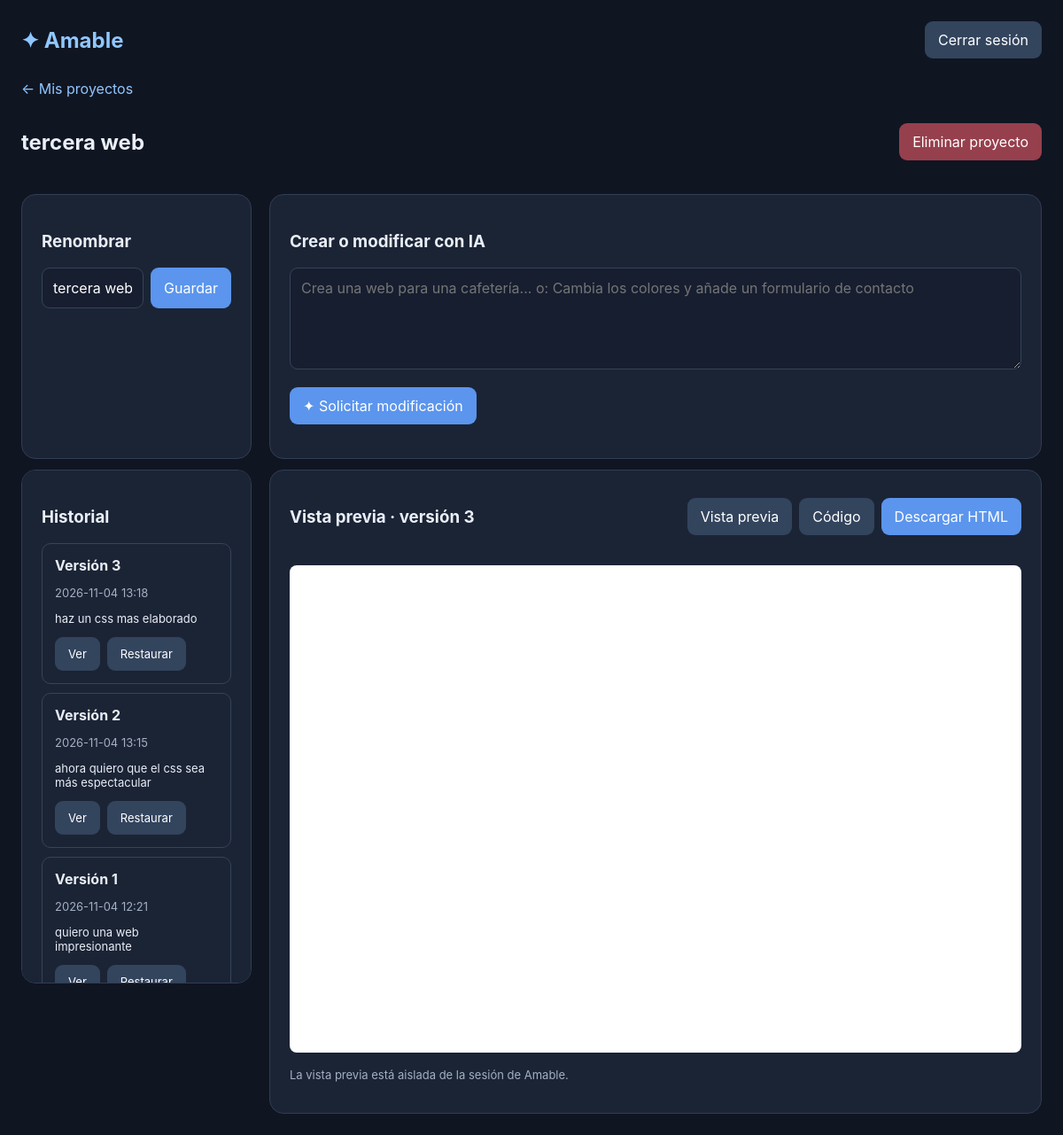
Page /proyectos/3 (signed in) on the committed database.
### tables this page shows
CREATE TABLE proyectos (id INTEGER PRIMARY KEY AUTOINCREMENT, usuario_id INTEGER NOT NULL REFERENCES usuarios(id), nombre TEXT NOT NULL, creado TEXT NOT NULL, actualizado TEXT NOT NULL);

CREATE TABLE versiones (id INTEGER PRIMARY KEY AUTOINCREMENT, proyecto_id INTEGER NOT NULL REFERENCES proyectos(id) ON DELETE CASCADE, numero INTEGER NOT NULL, peticion TEXT NOT NULL, codigo TEXT NOT NULL, creado TEXT NOT NULL, UNIQUE(proyecto_id,numero));

### 005-amable_mini/app.py (the view)
@app.get('/proyectos/<int:pid>')
@logged
def project(pid):
    with db() as c:
        p=project_or_404(c,pid)
        versions=c.execute('SELECT id,numero,peticion,creado FROM versiones WHERE proyecto_id=? ORDER BY numero DESC',(pid,)).fetchall()
        current=c.execute('SELECT * FROM versiones WHERE proyecto_id=? ORDER BY numero DESC LIMIT 1',(pid,)).fetchone()
    return render_template('project.html',p=p,versions=versions,current=current)

### 005-amable_mini/app.py (called while the page is built)
def db():
    c = sqlite3.connect(DB, timeout=20)
    c.row_factory = sqlite3.Row
    c.execute('PRAGMA foreign_keys=ON')
    return c

def logged(fn):
    @wraps(fn)
    def wrapper(*a, **kw):
        if not session.get('uid'): return redirect(url_for('login'))
        return fn(*a, **kw)
    return wrapper

def csrf():
    if 'csrf' not in session: session['csrf'] = secrets.token_urlsafe(32)
    return session['csrf']

@app.before_request
def protect():
    if request.method == 'POST' and not secrets.compare_digest(request.form.get('csrf', ''), csrf()): abort(400, 'Token CSRF inválido')

def project_or_404(c, pid):
    p = c.execute('SELECT * FROM proyectos WHERE id=? AND usuario_id=?', (pid, session['uid'])).fetchone()
    if p is None: abort(404)
    return p

### 005-amable_mini/templates/project.html (shortened to what this page needs)
{% extends 'base.html' %}{% block content %}<p><a href="{{ url_for('index') }}">← Mis proyectos</a></p><div class="top"><h2>{{ p['nombre'] }}</h2><form method="post" action="{{ url_for('delete',pid=p['id']) }}" onsubmit="return confirm('¿Eliminar el proyecto y todo su historial?')"><input type="hidden" name="csrf" value="{{ csrf() }}"><button class="danger">Eliminar proyecto</button></form></div><div class="grid"><aside class="stack"><section class="panel"><h3>Renombrar</h3><form method="post" action="{{ url_for('rename',pid=p['id']) }}"><input type="hidden" name="csrf" value="{{ csrf() }}"><div class="inline"><input name="nombre" value="{{ p['nombre'] }}" required maxlength="100"><button>Guardar</button></div></form></section><section class="panel history"><h3>Historial</h3>{% for v in versions %}<div class="item"><strong>Versión {{ v['numero'] }}</strong><p class="muted small">{{ v['creado'][:16].replace('T',' ') }}</p><p class="small">{{ v['peticion'][:160] }}</p><div class="actions"><button class="secondary small" type="button" onclick="loadVersion({{ v['id'] }})">Ver</button><form method="post" action="{{ url_for('restore',pid=p['id'],vid=v['id']) }}"><input type="hidden" name="csrf" value="{{ csrf() }}"><button class="secondary small">Restaurar</button></form></div></div>{% else %}<p class="muted">Aún no hay versiones.</p>{% endfor %}</section></aside><section class="stack"><div class="panel"><h3>Crear o modificar con IA</h3><form method="post" action="{{ url_for('generate',pid=p['id']) }}" id="generate"><input type="hidden" name="csrf" value="{{ csrf() }}"><textarea name="peticion" maxlength="5000" required placeholder="Crea una web para una cafetería... o: Cambia los colores y añade un formulario de contacto"></textarea><p><button id="generateButton">✦ {{ 'Solicitar modificación' if current else 'Generar primera versión' }}</button> </p></form></div><div class="panel"><div class="top"><h3 id="versionTitle">{{ 'Vista previa · versión ' ~ current['numero'] if current else 'Vista previa' }}</h3><div class="actions"><button type="button" class="secondary" onclick="showTab('preview')">Vista previa</button><button type="button" class="secondary" onclick="showTab('source')">Código</button><a id="download" class="btn" {% if current %}href="{{ url_for('download',pid=p['id'],vid=current['id']) }}"{% else %}style="display:none"{% endif %}>Descargar HTML</a></div></div><div id="preview" class="preview"><iframe id="frame" sandbox="allow-scripts" title="Vista previa aislada"></iframe></div><pre id="source" style="display:none"></pre><p class="muted small">La vista previa está aislada de la sesión de Amable.</p></div></section></div>{% endblock %}

### 005-amable_mini/templates/base.html (style rules this page uses)
:root { font-family:Inter,system-ui,Arial,sans-serif;color:#e9eef7;background:#101522 }
* { box-sizing:border-box }
body { margin:0 }
a { color:#90c7ff;text-decoration:none }
button,input,textarea { font:inherit }
button,.btn { background:#5b95ed;color:white;border:0;border-radius:9px;padding:11px 15px;cursor:pointer;display:inline-block }
input,textarea { background:#171e30;border:1px solid #36435a;border-radius:9px;padding:12px;color:#fff;width:100% }
textarea { resize:vertical;min-height:115px }
.top { display:flex;justify-content:space-between;align-items:center;gap:15px;margin-bottom:24px }
.panel { background:#1b2435;border:1px solid #303d53;border-radius:16px;padding:22px }
.muted { color:#a3b0c4 }
.grid { display:grid;grid-template-columns:260px minmax(0,1fr);gap:20px }
.stack { display:grid;gap:12px }
.item { padding:14px;border:1px solid #36435a;border-radius:10px;display:block }
.actions { display:flex;gap:8px;align-items:center;flex-wrap:wrap }
.small { font-size:13px }
.danger { background:#963f4d }
.secondary { background:#33445d }
iframe { background:white;width:100%;height:550px;border:0;border-radius:8px }
.preview { margin-top:16px }
.history { max-height:580px;overflow:auto }
.history form { display:inline }
.history .item { margin-bottom:10px }
.inline { display:flex;gap:8px }
.inline input { min-width:0 }

### rows in the picture
proyectos: nombre "tercera web"
versiones: numero "3", creado "2026-11-04 13:18", peticion "haz un css mas elaborado", numero "Vista previa · versión 3"
versiones: numero "2", creado "2026-11-04 13:15", peticion "ahora quiero que el css sea más espectacular"
versiones: numero "1", creado "2026-11-04 12:21", peticion "quiero una web impresionante"

### other values in the picture
{{ 'Solicitar modificación' if current else 'Generar primera versión' }} "Solicitar modificación"
